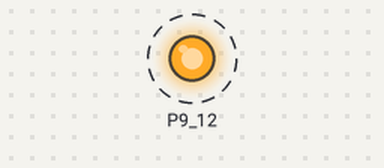
The program below on a simulated BeagleBone Black. On the bench: output pins drawn as LEDs (lit = HIGH). Dashed ring = blinking. What the program prints to the terminal is not drawn.

Above: at 0.5 s.
Timing chart, 0 to 4.6 s (numbered marks = the images above):
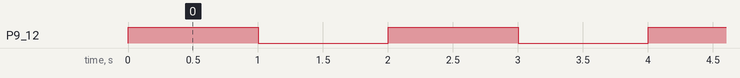

Measured:
- by itself, P9_12: alternates HIGH for 1.0 s and LOW for 1.0 s

The program:

led_blink.py
```python
# (licence header left out)
import Adafruit_BBIO.GPIO as GPIO
import time

GPIO.setup("P9_12", GPIO.OUT)

try:
    while True:
        print("LED is on")
        GPIO.output("P9_12", GPIO.HIGH)
        time.sleep(1)

        print("LED is off")
        GPIO.output("P9_12", GPIO.LOW)
        time.sleep(1)

except KeyboardInterrupt:
    print "Exception: KeyboardInterrupt"

finally:
    GPIO.cleanup()
```
